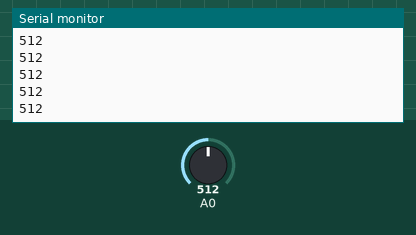
A sketch run on a simulated Arduino Uno, built with avr-gcc and run on an emulated ATmega328P. Shown: the last lines printed to the serial monitor. Inputs (shaded band) come from the test bench; at power-on: A0 = 512.

Above: at 1.2 s.
1.3 s: A0 set to 716
At 1.32 s:
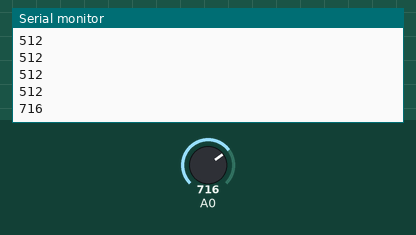
2.8 s: A0 set to 900
At 2.83 s:
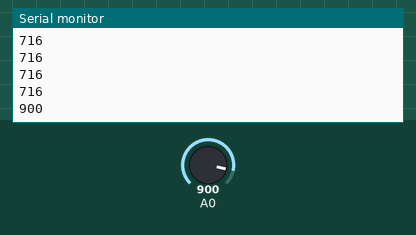
Timing chart, 0 to 5.8 s (numbered marks = the images above; inputs shaded):
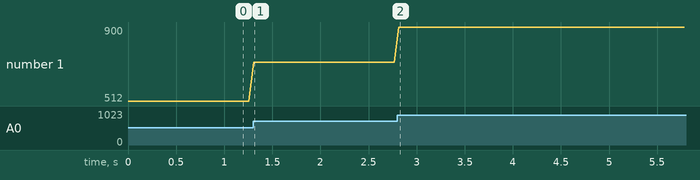

The sketch:

1.ino
```cpp
int p;

void setup() {
  // put your setup code here, to run once:
  Serial.begin(9600);
}

void loop() {
  // put your main code here, to run repeatedly:
  p=analogRead(0);
  Serial.println(p);
  delay(50);
}
```

Measured:
- after the input at 1.3 s, the serial monitor: prints a new line at once (image 1)
- after the input at 2.8 s, the serial monitor: prints a new line at once (image 2)
- plotted number 1: 512 → 716 after the input at 1.3 s, 716 → 900 after the input at 2.8 s
